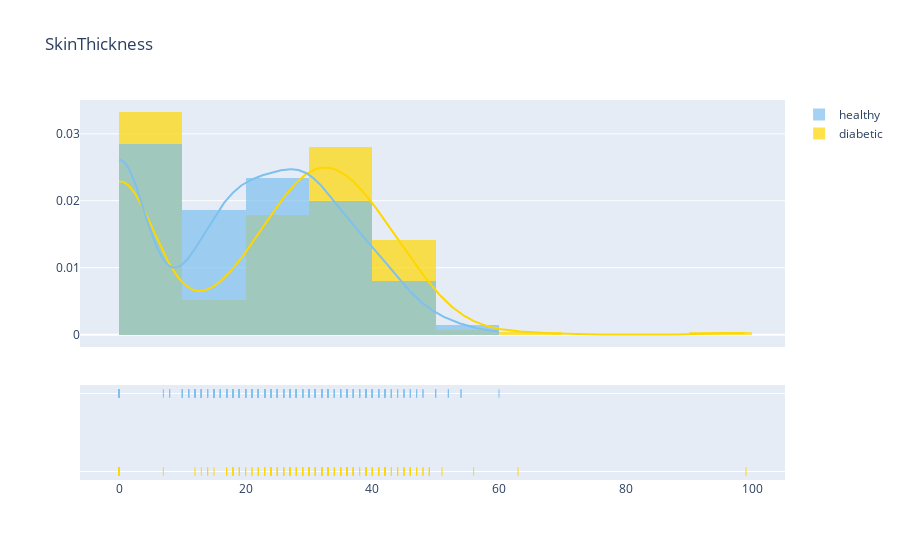

Here is the notebook cell this chart was saved with:
### Code cell
plot_distribution('SkinThickness', 10)
median_target('SkinThickness')

### Figure 1 — Plotly figure (JSON) as saved in the notebook; plotly's stock layout.template omitted (floating-point values rounded to 4 significant figures; data arrays with more than 128 entries replaced by an {"elided": "..."} marker saying what was removed)
{"data": [{"autobinx": false, "histnorm": "probability density", "legendgroup": "diabetic", "marker": {"color": "#FFD700"}, "name": "diabetic", "opacity": 0.7, "type": "histogram", "x": {"elided": "268 int values"}, "xaxis": "x", "xbins": {"end": 99, "size": 10, "start": 0}, "yaxis": "y"}, {"autobinx": false, "histnorm": "probability density", "legendgroup": "healthy", "marker": {"color": "#7EC0EE"}, "name": "healthy", "opacity": 0.7, "type": "histogram", "x": {"elided": "500 int values"}, "xaxis": "x", "xbins": {"end": 60, "size": 10, "start": 0}, "yaxis": "y"}, {"legendgroup": "diabetic", "marker": {"color": "#FFD700"}, "mode": "lines", "name": "diabetic", "showlegend": false, "type": "scatter", "x": {"elided": "500 float values"}, "xaxis": "x", "y": {"elided": "500 float values"}, "yaxis": "y"}, {"legendgroup": "healthy", "marker": {"color": "#7EC0EE"}, "mode": "lines", "name": "healthy", "showlegend": false, "type": "scatter", "x": {"elided": "500 float values"}, "xaxis": "x", "y": {"elided": "500 float values"}, "yaxis": "y"}, {"legendgroup": "diabetic", "marker": {"color": "#FFD700", "symbol": "line-ns-open"}, "mode": "markers", "name": "diabetic", "showlegend": false, "type": "scatter", "x": {"elided": "268 int values"}, "xaxis": "x", "y": {"elided": "268 str values"}, "yaxis": "y2"}, {"legendgroup": "healthy", "marker": {"color": "#7EC0EE", "symbol": "line-ns-open"}, "mode": "markers", "name": "healthy", "showlegend": false, "type": "scatter", "x": {"elided": "500 int values"}, "xaxis": "x", "y": {"elided": "500 str values"}, "yaxis": "y2"}], "layout": {"barmode": "overlay", "hovermode": "closest", "legend": {"traceorder": "reversed"}, "title": {"text": "SkinThickness"}, "xaxis": {"anchor": "y2", "domain": [0, 1], "zeroline": false}, "yaxis": {"anchor": "free", "domain": [0.35, 1], "position": 0}, "yaxis2": {"anchor": "x", "domain": [0, 0.25], "dtick": 1, "showticklabels": false}}}
